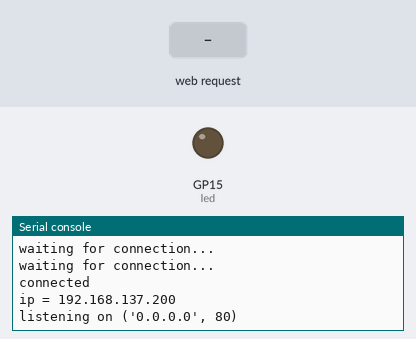
Recording of a program running on a simulated Raspberry Pi Pico running MicroPython. On the bench: output pins drawn as LEDs (lit = HIGH), the last lines printed to the serial console. Inputs (shaded band) come from the test bench. WiFi joins after 1.5 s.

Above: at 3.2 s.
3.3 s: HTTP request GET /up/w received
At 3.7 s:
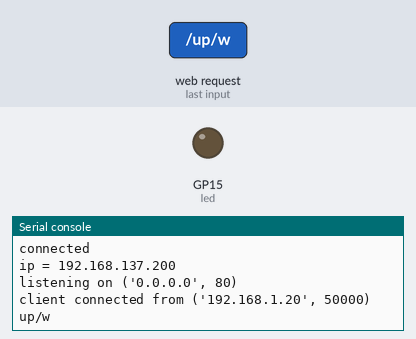
4.8 s: HTTP request GET /up/a received
At 6.0 s:
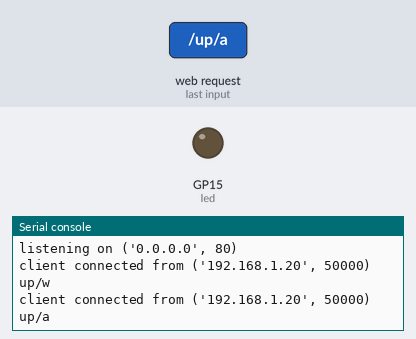
6.3 s: HTTP request GET /up/s received
At 7.1 s:
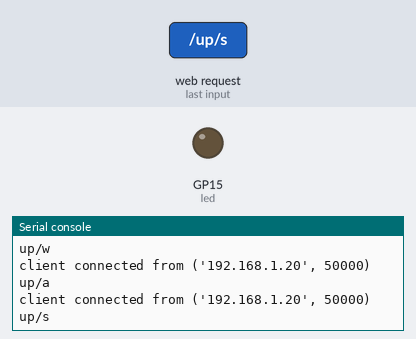

Measured:
- after the input at 3.3 s, the serial console: prints a new line at once (image 1)
- after the input at 4.8 s, the serial console: prints a new line at once (image 2)
- after the input at 6.3 s, the serial console: prints a new line at once (image 3)

The program:

server_test.py
```python
import network
import socket
import time

from machine import Pin

led = Pin(15, Pin.OUT)

ssid = 'Bens Laptop'
password = 'password'

wlan = network.WLAN(network.STA_IF)
wlan.active(True)
wlan.connect(ssid, password)

html = """<!DOCTYPE html>
<html>
    <head> <title>Pico W</title> </head>
    <body> <h1>Pico W</h1>
        <p>%s</p>
    </body>
</html>
"""

max_wait = 10
while max_wait > 0:
    if wlan.status() < 0 or wlan.status() >= 3:
        break
    max_wait -= 1
    print('waiting for connection...')
    time.sleep(1)

if wlan.status() != 3:
    raise RuntimeError('network connection failed')
else:
    print('connected')
    status = wlan.ifconfig(('192.168.137.200', '255.255.255.0', '192.168.1.1', '8.8.8.8'))
    print( 'ip = 192.168.137.200')

addr = socket.getaddrinfo('0.0.0.0', 80)[0][-1]

s = socket.socket()
s.bind(addr)
s.listen(1)

print('listening on', addr)

# Listen for connections
while True:
    try:
        cl, addr = s.accept()
        print('client connected from', addr)
        request = cl.recv(1024)
        request = str(request)
        #print(request)
        #print(request.find('/up/down'))
        if request.find('/up/w') != -1:
            print("up/w")
        if request.find('/up/a') != -1:
            print("up/a")
        if request.find('/up/s') != -1:
            print("up/s")
        if request.find('/up/d') != -1:
            print("up/d")
        if request.find('/up/kup') != -1:
            print("up/up")
        if request.find('/up/kdown') != -1:
            print("up/down")


        if request.find('/down/w') != -1:
            print("down/w")
        if request.find('/down/a') != -1:
            print("down/a")
        if request.find('/down/s') != -1:
            print("down/s")
        if request.find('/down/d') != -1:
            print("down/d")
        if request.find('/down/kup') != -1:
            print("down/up")
        if request.find('/down/kdown') != -1:
            print("down/down")

        response = html % "Hi"

        cl.send('HTTP/1.0 200 OK\r\nContent-type: text/html\r\n\r\n')
        cl.send(response)
        cl.close()

    except OSError as e:
        cl.close()
        print('connection closed')
```
